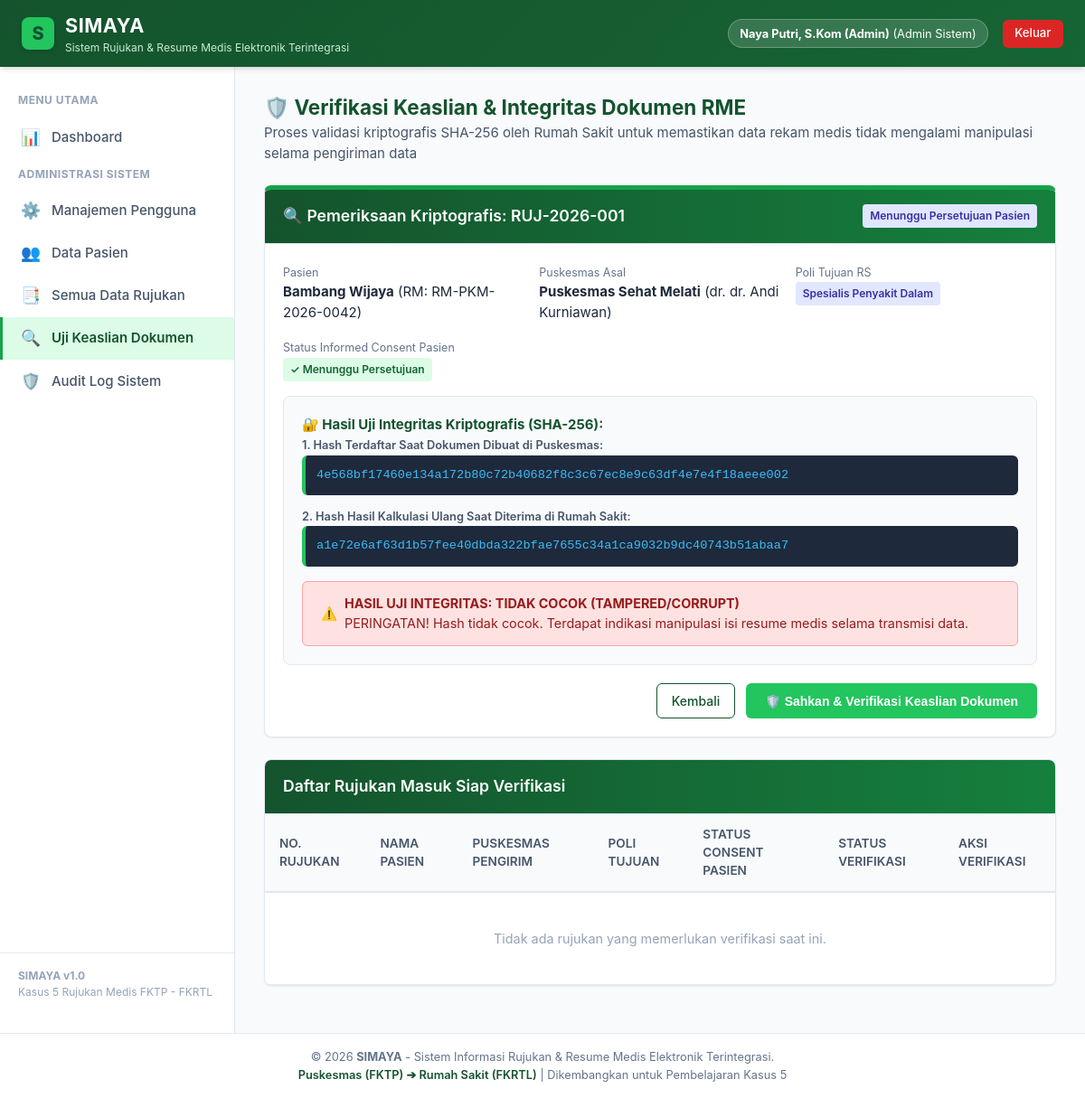
The app's page /api/verifikasi_rujukan.php?id=1 (signed in) with its own data.
### tables this page shows
CREATE TABLE rujukan (
        id INTEGER PRIMARY KEY AUTOINCREMENT,
        no_rujukan TEXT UNIQUE NOT NULL,
        pasien_id INTEGER NOT NULL,
        faskes_asal TEXT NOT NULL,
        faskes_tujuan TEXT NOT NULL,
        poli_tujuan TEXT NOT NULL,
        dokter_pengirim_id INTEGER NOT NULL,
        dokter_penerima_id INTEGER NULL,
        tgl_rujukan DATETIME DEFAULT CURRENT_TIMESTAMP,
        alasan_rujukan TEXT NOT NULL,
        
        -- Bagian Resume Medis Elektronik (RME)
        keluhan_utama TEXT NOT NULL,
        riwayat_penyakit TEXT NOT NULL,
        tanda_vital TEXT NOT NULL, -- Tekanan Darah, Nadi, Suhu, RR
        diagnosis_primer TEXT NOT NULL, -- Kode ICD-10 & Nama
        diagnosis_sekunder TEXT DEFAULT '-',
        tindakan_terapi TEXT NOT NULL,
        obat_diberikan TEXT NOT NULL,
        hasil_penunjang TEXT DEFAULT '-',
        
        -- Keamanan, Persetujuan (Consent), & Verifikasi Keaslian
        digital_hash TEXT NOT NULL, -- Hash SHA-256 integritas data RME
        status_consent TEXT DEFAULT 'Menunggu Persetujuan', -- Menunggu Persetujuan, Disetujui, Ditolak
        tgl_consent DATETIME NULL,
        catatan_consent TEXT NULL,
        
        status_verifikasi TEXT DEFAULT 'Belum Diverifikasi', -- Belum Diverifikasi, Asli & Terverifikasi, Tidak Valid
        tgl_verifikasi DATETIME NULL,
        petugas_verifikasi TEXT NULL,
        
        status_rujukan TEXT DEFAULT 'Menunggu Persetujuan Pasien', -- Menunggu Persetujuan Pasien, Terkirim ke RS, Terverifikasi RS, Selesai Diperiksa
        catatan_dokter_rs TEXT NULL,
        
        FOREIGN KEY (pasien_id) REFERENCES pasien(id),
        FOREIGN KEY (dokter_pengirim_id) REFERENCES users(id),
        FOREIGN KEY (dokter_penerima_id) REFERENCES users(id)
    );

CREATE TABLE pasien (
        id INTEGER PRIMARY KEY AUTOINCREMENT,
        user_id INTEGER NULL,
        no_rm TEXT UNIQUE NOT NULL,
        nik TEXT UNIQUE NOT NULL,
        nama_pasien TEXT NOT NULL,
        tgl_lahir DATE NOT NULL,
        jenis_kelamin TEXT NOT NULL, -- L / P
        alamat TEXT NOT NULL,
        no_hp TEXT NOT NULL,
        golongan_darah TEXT DEFAULT '-',
        alergi TEXT DEFAULT 'Tidak Ada',
        created_at DATETIME DEFAULT CURRENT_TIMESTAMP,
        FOREIGN KEY (user_id) REFERENCES users(id)
    );

CREATE TABLE users (
        id INTEGER PRIMARY KEY AUTOINCREMENT,
        username TEXT UNIQUE NOT NULL,
        password TEXT NOT NULL,
        nama_lengkap TEXT NOT NULL,
        role TEXT NOT NULL, -- admin, petugas_rm, dokter_pengirim, dokter_penerima, pasien, security
        faskes_asal TEXT NOT NULL,
        spesialisasi TEXT DEFAULT '-',
        nik TEXT DEFAULT '-',
        no_hp TEXT DEFAULT '-',
        created_at DATETIME DEFAULT CURRENT_TIMESTAMP
    );

### api/config/auth.php (called while the page is built, shortened)
<?php
function generateMedicalHash($data)
{
    $raw = sprintf(
        "%s|%s|%s|%s|%s|%s|%s|%s|%s",
        $data['no_rujukan'] ?? '',
        $data['pasien_id'] ?? '',
        $data['diagnosis_primer'] ?? '',
        $data['keluhan_utama'] ?? '',
        $data['tanda_vital'] ?? '',
        $data['tindakan_terapi'] ?? '',
        $data['obat_diberikan'] ?? '',
        $data['faskes_asal'] ?? '',
        $data['faskes_tujuan'] ?? ''
    );
    return hash('sha256', $raw);
}

### api/verifikasi_rujukan.php (the view, shortened to what this page needs)
<?php
$pdo = require_once __DIR__ . '/config/database.php';
require_once __DIR__ . '/config/auth.php';
$id = intval($_GET['id'] ?? 0);
$stmtPending = $pdo->query("
    SELECT r.*, p.nama_pasien, p.no_rm, u.nama_lengkap as nama_dokter_pengirim
    FROM rujukan r
    JOIN pasien p ON r.pasien_id = p.id
    JOIN users u ON r.dokter_pengirim_id = u.id
    WHERE r.status_consent = 'Disetujui'
    ORDER BY r.id DESC
");
$rujukan_list = $stmtPending->fetchAll();
$detail_rujukan = null;
$hash_match = null;
if ($id > 0) {
    $stmtDetail = $pdo->prepare("
        SELECT r.*, p.nama_pasien, p.no_rm, p.nik, u.nama_lengkap as nama_dokter_pengirim
        FROM rujukan r
        JOIN pasien p ON r.pasien_id = p.id
        JOIN users u ON r.dokter_pengirim_id = u.id
        WHERE r.id = ?
    ");
    $stmtDetail->execute([$id]);
    $detail_rujukan = $stmtDetail->fetch();
    if ($detail_rujukan) {
        $data_current = [
            'no_rujukan' => $detail_rujukan['no_rujukan'],
            'pasien_id' => $detail_rujukan['pasien_id'],
            'diagnosis_primer' => $detail_rujukan['diagnosis_primer'],
            'keluhan_utama' => $detail_rujukan['keluhan_utama'],
            'tanda_vital' => $detail_rujukan['tanda_vital'],
            'tindakan_terapi' => $detail_rujukan['tindakan_terapi'],
            'obat_diberikan' => $detail_rujukan['obat_diberikan'],
            'faskes_asal' => $detail_rujukan['faskes_asal'],
            'faskes_tujuan' => $detail_rujukan['faskes_tujuan']
        ];
        $calculated_hash = generateMedicalHash($data_current);
        $hash_match = ($calculated_hash === $detail_rujukan['digital_hash']);
    }
}
include __DIR__ . '/includes/header.php';
?>
<div style="margin-bottom: 1.5rem;">
    <h2 style="color: var(--hijau-tua); margin: 0;">🛡️ Verifikasi Keaslian & Integritas Dokumen RME</h2>
    <p style="color: var(--abu-text); margin: 0;">Proses validasi kriptografis SHA-256 oleh Rumah Sakit untuk memastikan data rekam medis tidak mengalami manipulasi selama pengiriman data</p>
</div>
<?php if ($detail_rujukan): ?>
    <div class="card" style="border-top: 5px solid var(--hijau-sedang);">
        <div class="card-header header-green">
            <h3 class="card-title">🔍 Pemeriksaan Kriptografis: <?= htmlspecialchars($detail_rujukan['no_rujukan']) ?></h3>
            <span class="badge badge-info"><?= htmlspecialchars($detail_rujukan['status_rujukan']) ?></span>
        </div>
        <div class="card-body">
            <div class="form-row" style="margin-bottom: 1rem;">
                <div>
                    <small style="color: #64748B;">Pasien</small><br>
                    <strong><?= htmlspecialchars($detail_rujukan['nama_pasien']) ?></strong> (RM: <?= htmlspecialchars($detail_rujukan['no_rm']) ?>)
                </div>
                <div>
                    <small style="color: #64748B;">Puskesmas Asal</small><br>
                    <strong><?= htmlspecialchars($detail_rujukan['faskes_asal']) ?></strong> (dr. <?= htmlspecialchars($detail_rujukan['nama_dokter_pengirim']) ?>)
                </div>
                <div>
                    <small style="color: #64748B;">Poli Tujuan RS</small><br>
                    <span class="badge badge-info"><?= htmlspecialchars($detail_rujukan['poli_tujuan']) ?></span>
                </div>
                <div>
                    <small style="color: #64748B;">Status Informed Consent Pasien</small><br>
                    <span class="badge badge-success">✓ <?= htmlspecialchars($detail_rujukan['status_consent']) ?></span>
                </div>
            </div>
            <div style="background: #F8FAFC; border: 1px solid var(--abu-border); border-radius: 8px; padding: 1.25rem; margin-bottom: 1.25rem;">
                <h4 style="color: var(--hijau-tua); margin-top: 0;">🔐 Hasil Uji Integritas Kriptografis (SHA-256):</h4>
                <div style="margin-bottom: 0.75rem;">
                    <label style="font-size: 0.8rem; font-weight: 600; color: #475569;">1. Hash Terdaftar Saat Dokumen Dibuat di Puskesmas:</label>
                    <div class="hash-token-box"><?= htmlspecialchars($detail_rujukan['digital_hash']) ?></div>
                </div>
                <div style="margin-bottom: 1rem;">
                    <label style="font-size: 0.8rem; font-weight: 600; color: #475569;">2. Hash Hasil Kalkulasi Ulang Saat Diterima di Rumah Sakit:</label>
                    <div class="hash-token-box"><?= htmlspecialchars($calculated_hash) ?></div>
                </div>
                <?php if ($hash_match): ?>
                    <div class="alert alert-success" style="margin: 0;">
                        <span>✓</span>
                        <div>
                            <strong>HASIL UJI INTEGRITAS: COCOK (MATCH 100%)</strong><br>
                            Dokumen Resume Medis Elektronik ini terbukti <strong>ASLI</strong>, utuh, dan tidak mengalami modifikasi liar saat proses pertukaran data dari Puskesmas ke Rumah Sakit.
                        </div>
                    </div>
                <?php else: ?>
                    <div class="alert alert-danger" style="margin: 0;">
                        <span>⚠️</span>
                        <div>
                            <strong>HASIL UJI INTEGRITAS: TIDAK COCOK (TAMPERED/CORRUPT)</strong><br>
                            PERINGATAN! Hash tidak cocok. Terdapat indikasi manipulasi isi resume medis selama transmisi data.
                        </div>
                    </div>
                <?php endif; ?>
            </div>
            <?php if ($detail_rujukan['status_verifikasi'] !== 'Asli & Terverifikasi'): ?>
                <form method="POST" action="verifikasi_rujukan.php">
                    <div style="display: flex; justify-content: flex-end; gap: 0.75rem;">
                        <a href="verifikasi_rujukan.php" class="btn btn-outline">Kembali</a>
                        <button type="submit" class="btn btn-success" style="padding: 0.65rem 1.25rem; font-weight: 600;">
                            🛡️ Sahkan & Verifikasi Keaslian Dokumen
                        </button>
                    </div>
                </form>
            <?php endif; ?>
        </div>
    </div>
<?php endif; ?>
<div class="card">
    <div class="card-header header-green">
        <h3 class="card-title">Daftar Rujukan Masuk Siap Verifikasi</h3>
    </div>
    <div class="card-body" style="padding: 0;">
        <div class="table-responsive">
            <table class="simaya-table">
                <thead>
                    <tr>
                        <th>No. Rujukan</th>
                        <th>Nama Pasien</th>
                        <th>Puskesmas Pengirim</th>
                        <th>Poli Tujuan</th>
                        <th>Status Consent Pasien</th>
                        <th>Status Verifikasi</th>
                        <th>Aksi Verifikasi</th>
                    </tr>
                </thead>
                <tbody>
                    <?php if (empty($rujukan_list)): ?>
                        <tr>
                            <td colspan="7" style="text-align: center; color: #94A3B8; padding: 2.5rem;">
                                Tidak ada rujukan yang memerlukan verifikasi saat ini.
                            </td>
                        </tr>
                    <?php endif; ?>
                </tbody>
            </table>
        </div>
    </div>
</div>
<?php include __DIR__ . '/includes/footer.php'; ?>

### assets/css/simaya.css (style rules this page uses)
:root { --hijau-tua: #14532D; --hijau-tua-hover: #0f3e22; --hijau-sedang: #16A34A; --hijau-muda: #22C55E; --hijau-pastel: #DCFCE7; --hijau-border: #BBF7D0; --putih: #FFFFFF; --abu-bg: #F8FAFC; --abu-text: #475569; --abu-border: #E2E8F0; --merah: #EF4444; --kuning: #F59E0B; --biru: #3B82F6; --shadow-sm: 0 1px 2px 0 rgb(0 0 0 / 0.05); --shadow-md: 0 4px 6px -1px rgb(0 0 0 / 0.1), 0 2px 4px -2px rgb(0 0 0 / 0.1); --radius: 8px; }
* { box-sizing: border-box; margin: 0; padding: 0; }
body { font-family: -apple-system, BlinkMacSystemFont, "Segoe UI", Roboto, "Helvetica Neue", Arial, sans-serif; background-color: var(--abu-bg); color: #1E293B; line-height: 1.5; font-size: 15px; }
a { color: var(--hijau-tua); text-decoration: none; }
.card { background: var(--putih); border-radius: var(--radius); border: 1px solid var(--abu-border); box-shadow: var(--shadow-sm); margin-bottom: 1.5rem; overflow: hidden; }
.card-header { background: var(--putih); border-bottom: 1px solid var(--abu-border); padding: 1rem 1.25rem; display: flex; justify-content: space-between; align-items: center; }
.card-header.header-green { background: linear-gradient(to right, var(--hijau-tua), #15803D); color: var(--putih); }
.card-title { font-size: 1.1rem; font-weight: 600; margin: 0; }
.card-body { padding: 1.25rem; }
.btn { display: inline-flex; align-items: center; gap: 0.5rem; padding: 0.5rem 1rem; font-size: 0.875rem; font-weight: 500; border-radius: 6px; border: 1px solid transparent; cursor: pointer; transition: all 0.2s ease; text-decoration: none; }
.btn-success { background-color: var(--hijau-muda); color: var(--putih); }
.btn-outline { border-color: var(--hijau-tua); color: var(--hijau-tua); background: transparent; }
.badge { display: inline-block; padding: 0.25rem 0.5rem; font-size: 0.75rem; font-weight: 600; border-radius: 4px; }
.badge-success { background: #DCFCE7; color: #166534; }
.badge-info { background: #E0E7FF; color: #3730A3; }
.table-responsive { width: 100%; overflow-x: auto; }
.simaya-table { width: 100%; border-collapse: collapse; text-align: left; }
.simaya-table th { background-color: #F8FAFC; color: #475569; font-weight: 600; padding: 0.75rem 1rem; border-bottom: 2px solid var(--abu-border); font-size: 0.85rem; text-transform: uppercase; }
.simaya-table td { padding: 0.85rem 1rem; border-bottom: 1px solid var(--abu-border); font-size: 0.9rem; vertical-align: middle; }
.form-row { display: grid; grid-template-columns: repeat(auto-fit, minmax(240px, 1fr)); gap: 1rem; }
.alert { padding: 0.85rem 1.25rem; border-radius: 6px; margin-bottom: 1.25rem; font-size: 0.9rem; display: flex; align-items: center; gap: 0.5rem; }
.alert-danger { background: #FEE2E2; color: #991B1B; border: 1px solid #FCA5A5; }
.hash-token-box { background: #1E293B; color: #38BDF8; font-family: monospace; padding: 0.75rem; border-radius: 6px; font-size: 0.85rem; word-break: break-all; border-left: 4px solid var(--hijau-muda); }

### records on screen
rujukan: no_rujukan "RUJ-2026-001", status_rujukan "Menunggu Persetujuan Pasien", pasien.nama_pasien "Bambang Wijaya", pasien.no_rm "RM-PKM-2026-0042", faskes_asal "Puskesmas Sehat Melati", dokter_pengirim.nama_lengkap "dr. Andi Kurniawan", poli_tujuan "Spesialis Penyakit Dalam", status_consent "Menunggu Persetujuan", digital_hash "4e568bf17460e134a172b80c72b40682f8c3c67ec8e9c63df4e7e4f18aeee002", calculated_hash "a1e72e6af63d1b57fee40dbda322bfae7655c34a1ca9032b9dc40743b51abaa7"

### other values on screen
$user['nama_lengkap'] "Naya Putri, S.Kom (Admin)"
getRoleName($user['role']) "Admin Sistem"
